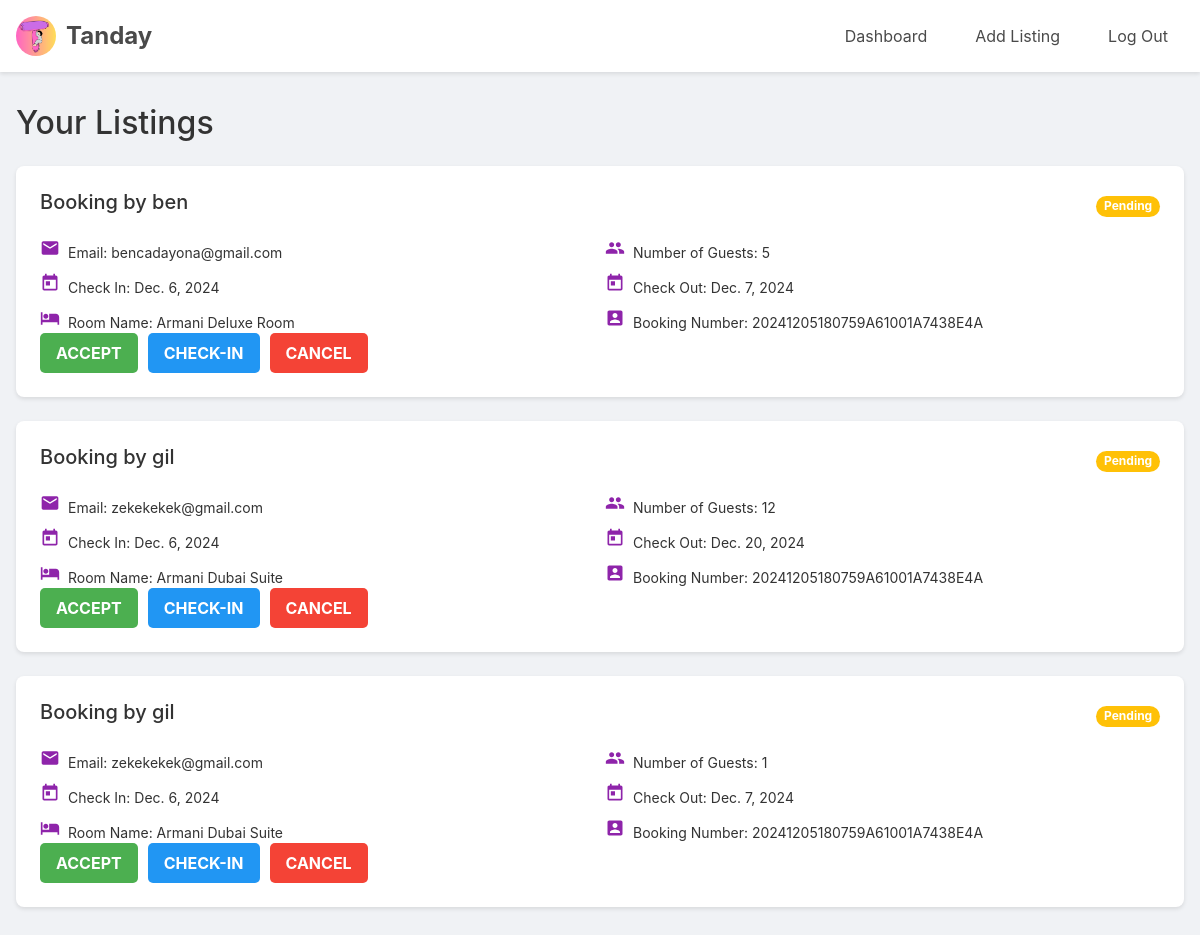
Page /viewBooks/2/ (signed in) on the earlier database version.
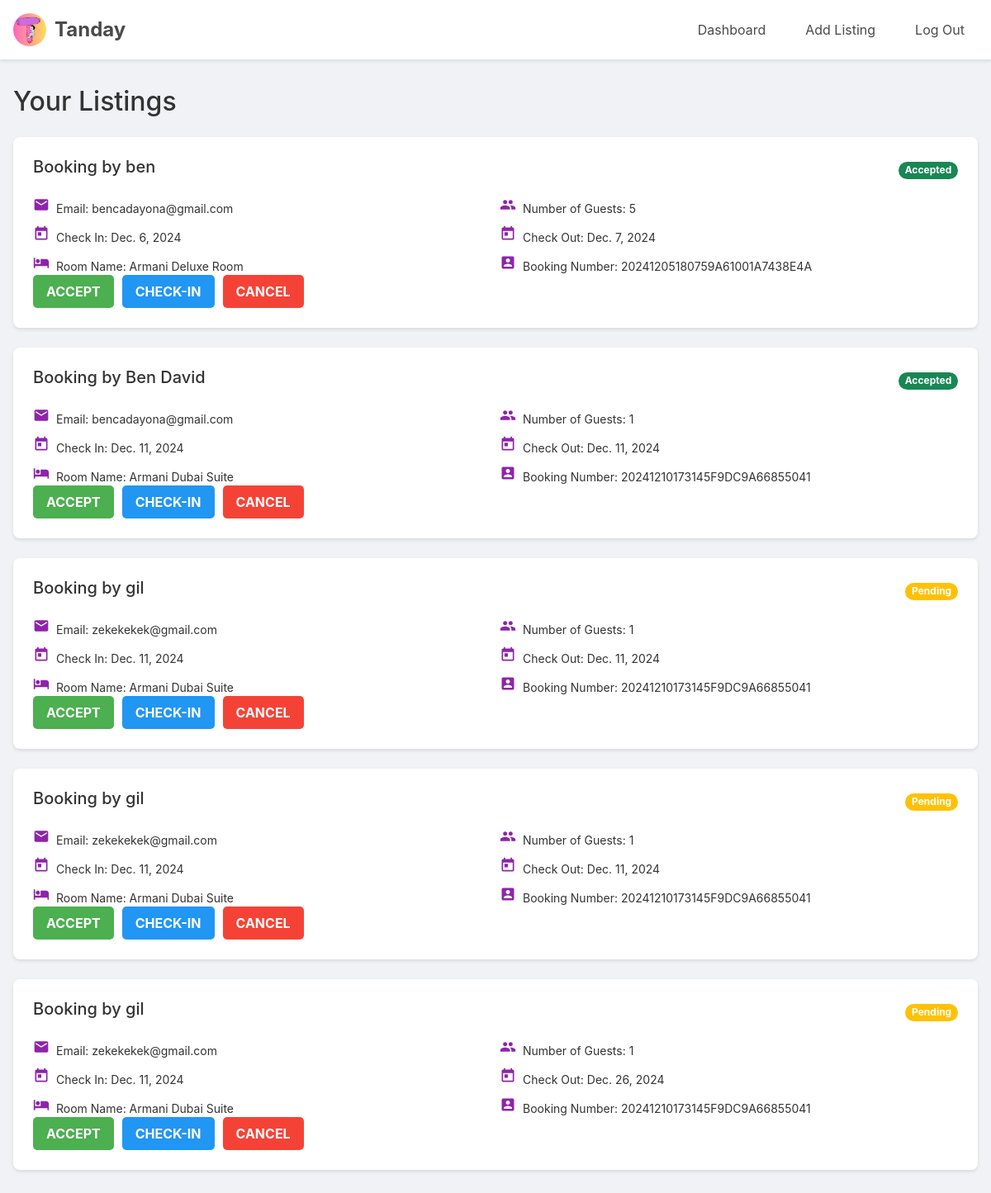
Same page on the later database version.
### api/models.py (models this page shows, shortened)
class Booking(models.Model):
    STATUS_CHOICES = [
        ("Pending", "Pending"),
        ("Canceled", "Canceled"),
        ("Accepted", "Accepted"),
        ("Check-in", "Check-in"),
        ("Check-out", "Check-out"),
    ]
    user = models.ForeignKey(User, on_delete=models.CASCADE, null=True, blank=True)
    name = models.CharField(max_length=100)
    email = models.EmailField()
    check_in = models.DateField(null=True, blank=True)
    check_out = models.DateField(null=True, blank=True)
    guests = models.IntegerField()
    room = models.ForeignKey(Rooms, on_delete=models.CASCADE)
    booking_number = models.CharField(max_length=12, editable=False, default=timezone.now().strftime('%Y%m%d%H%M%S') + uuid.uuid4().hex[:14].upper())
    status = models.CharField(max_length=10, choices=STATUS_CHOICES, default="Pending")
    isReviewed = models.BooleanField(default=False)

class Rooms(models.Model):
    name = models.CharField(max_length=100)
    number_of_beds = models.IntegerField()
    price = models.FloatField()
    listing = models.ForeignKey('Listing', on_delete=models.CASCADE)
    available_room = models.IntegerField(default=1)

### api/views.py (the view)
# urls.py: path('viewBooks/<int:listing_id>/', viewBooks, name='viewBooks'),
@login_required
def viewBooks(request,listing_id):
        bookings = Booking.objects.filter(room__listing__id=listing_id , room__listing__hotel_owner = request.user)
        context = {'bookings':bookings,
                }
        return render(request, 'viewHotelBooks.html',context )

### api/templates/viewHotelBooks.html (shortened to what this page needs)
{% extends 'hotel_base.html' %}
{% load static %}
{% load static %}
{% block content %}
    <main class="container">
        <h1>Your Listings</h1>
        <div class="listings">
            {% for booking in bookings %}
                {% if booking.status != 'Check-out' %}
                <div class="list-info">
                    <div class="booking-header">
                        <h2>Booking by {{booking.name}}</h2>
                        <span class="badge
                            {% if booking.status == 'Pending' %} bg-warning
                            {% elif booking.status == 'Canceled' %} bg-danger
                            {% elif booking.status == 'Accepted' %} bg-success
                            {% elif booking.status == 'Check-in' %} bg-purple
                            {% elif booking.status == 'Check-out' %} bg-black
                            {% else %} bg-black
                            {% endif %}
                            text-white rounded-pill">
                            {{ booking.status }}
                        </span>
                    </div>
                    <div class="info-grid">
                        <span class="info-item email">Email: {{booking.email}}</span>
                        <span class="info-item guests">Number of Guests: {{booking.guests}}</span>
                        <span class="info-item check-in">Check In: {{booking.check_in}}</span>
                        <span class="info-item check-out">Check Out: {{booking.check_out}}</span>
                        <span class="info-item room">Room Name: {{booking.room.name}}</span>
                        <span class="info-item booking-number">Booking Number: {{booking.booking_number}}</span>
                    </div>
                    <form method="POST" action="{% url 'accept' booking.id %}">
                        {% if booking.status != 'Canceled' and booking.status != 'Check-in' %}
                        <div class="button-container">
                            <button type="submit" name="accept_button" class="btn btn-accept">Accept</button>
                            <button type="submit" name="check_in_button" class="btn btn-check-in">Check-in</button>
                            <button type="submit" name="cancel_button" class="btn btn-cancel">Cancel</button>
                        </div>
                        {% endif %}
                    </form>
                </div>
                {% endif %}
            {% empty %}
                <p>No listings available.</p>
            {% endfor %}
        </div>
    </main>
    {% endblock %}

Differences in the rows shown:
no longer on this page (row edited): Booking: name "gil", status "Pending", email "zekekekek@gmail.com", guests "12", check_in "Dec. 6, 2024", check_out "Dec. 20, 2024", room.name "Armani Dubai Suite", booking_number "20241205180759A61001A7438E4A", shows "ACCEPT"
no longer on this page (row edited): Booking: name "gil", status "Pending", email "zekekekek@gmail.com", guests "1", check_in "Dec. 6, 2024", check_out "Dec. 7, 2024", room.name "Armani Dubai Suite", booking_number "20241205180759A61001A7438E4A", shows "ACCEPT"
changed Booking "ben": status "Pending" → "Accepted"
added Booking: name "Ben David", status "Accepted", email "bencadayona@gmail.com", guests "1", check_in "Dec. 11, 2024", check_out "Dec. 11, 2024", room.name "Armani Dubai Suite", booking_number "20241210173145F9DC9A66855041", shows "ACCEPT"
added Booking: name "gil", status "Pending", email "zekekekek@gmail.com", guests "1", check_in "Dec. 11, 2024", check_out "Dec. 11, 2024", room.name "Armani Dubai Suite", booking_number "20241210173145F9DC9A66855041", shows "ACCEPT"
added Booking: name "gil", status "Pending", email "zekekekek@gmail.com", guests "1", check_in "Dec. 11, 2024", check_out "Dec. 11, 2024", room.name "Armani Dubai Suite", booking_number "20241210173145F9DC9A66855041", shows "ACCEPT"
added Booking: name "gil", status "Pending", email "zekekekek@gmail.com", guests "1", check_in "Dec. 11, 2024", check_out "Dec. 26, 2024", room.name "Armani Dubai Suite", booking_number "20241210173145F9DC9A66855041", shows "ACCEPT"
